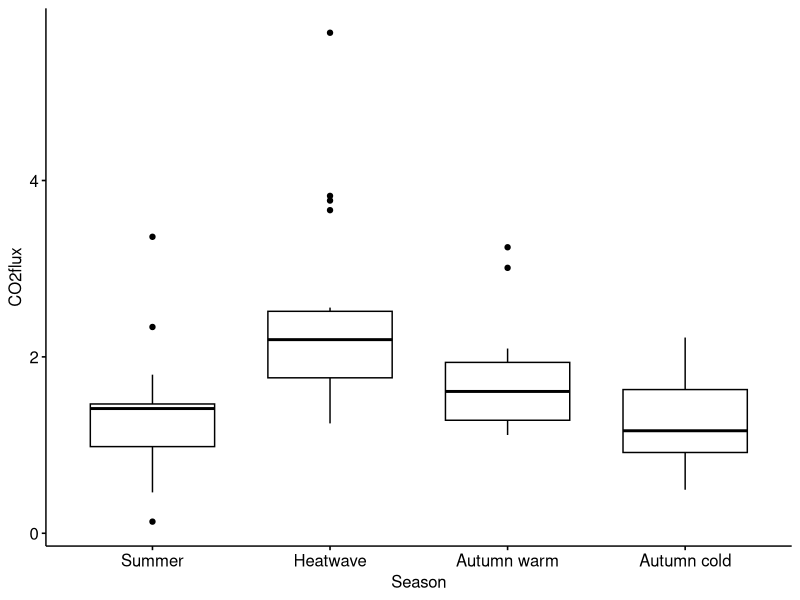

This chart was generated by the following R code:

###### Kruskal Wallis & Dunn's Post-Hoc Test #####
## Tutorial: Data Novia, https://www.datanovia.com/en/lessons/kruskal-wallis-test-in-r/
## Edited by Samantha Solis de Ovando


########################################################################################
########################################################################################

#this data does not meet the assumptions of one-way ANOVA test, therefore alternative = Kruskal-Wallis

thesis_data <- read.csv("shifted_dataset.csv")

library(tidyverse)
library(ggpubr)
library(rstatix)

########################## data #############################
thesis_data <- thesis_data %>%
  reorder_levels(Treatment, order = c("Control", "Heatwave", "Extended"))

#summer only data
summer_data <- thesis_data %>%
  filter(
    (Season == "Summer")
  )
#heat wave only data
heatwave_data <- thesis_data %>%
  filter(
    (Season == "Heatwave")
  )
#autumn warm only data
autumn_warm_data <- thesis_data %>%
  filter(
    (Season == "Autumn warm")
  )

#autumn cold only data
autumn_cold_data <- thesis_data %>%
  filter(
    (Season == "Autumn cold")
  )

########################## stats #############################
#summary stats
thesis_data %>% 
  group_by(Season) %>%
  get_summary_stats(CO2flux, type = "common")

#box plot for 1 variable by Treatment
ggboxplot(thesis_data, x = "Season", y = "CO2flux")

#Kruskal-Test (rstatix)
res.kruskal <- thesis_data %>% kruskal_test(CO2flux ~ Season)
res.kruskal

#Effect size
#interpretation:
# 0.01- < 0.06 (small effect)
# 0.06 - < 0.14 (moderate effect)
# >= 0.14 (large effect)
thesis_data %>% kruskal_effsize(CO2flux ~ Season)

#Dunn's Test - pairwise comparisons
pwc <- thesis_data %>% 
  dunn_test(CO2flux ~ Season, p.adjust.method = "bonferroni") 
pwc
